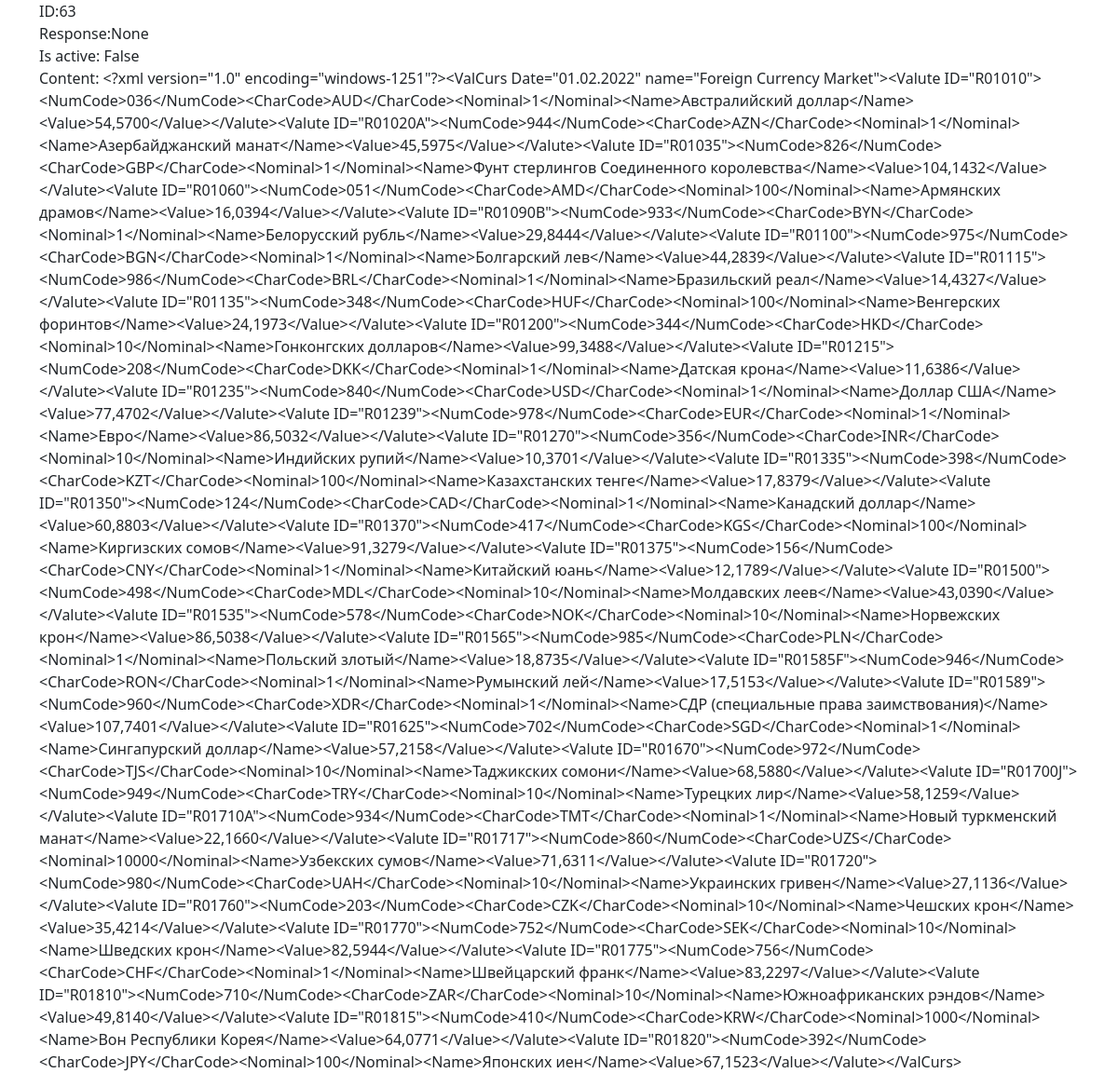
Screenshot of /api/v1/list/63/ with the database file from the repository.
### task/models.py (models this page shows, shortened)
class Task(models.Model):
    CHOICES = (
        (1, 'Действие 1'),
        (2, 'Действие 2'),
        (3, 'Действие 3'),
        (4, 'Действие 4'),
        (5, 'Действие 5'),
    )
    url = models.CharField('url', max_length=150)
    content = models.TextField(blank=True)
    response = models.TextField(default=None, null=True)
    status = models.BooleanField('Выполнено', default=False)
    is_active = models.BooleanField(default=True)
    category = models.PositiveSmallIntegerField('Тип задачи', choices=CHOICES, null=True)
    started_at = models.DateTimeField(auto_now_add=True)
    finished_at = models.DateTimeField(default=None, null=True, blank=True)
    created_at = models.DateTimeField(editable=False)
    updated_at = models.DateTimeField(editable=False)
    deleted_at = models.DateTimeField(default=None, null=True, blank=True)
    user = models.ForeignKey(User, on_delete=models.SET_NULL, null=True)

### task/views.py (the view)
# urls.py: path('list/<int:pk>/', TaskDetailView.as_view(), name='task_id'),
class TaskDetailView(DetailView):
    model = Task
    template_name = 'tasks/task_detail.html'

### templates/tasks/task_detail.html
{% extends 'base.html' %}
{% block content %}
<div>ID:{{task.id}}</div>
<div>Response:{{task.response}}</div>
<div>Is active: {{task.is_active}}</div>
<div>Content: {{task.content}}</div>
{% endblock content%}

### rows the page displays
Task: id "63", response "None", is_active "False", content "<?xml version=\"1.0\" encoding=\"windows-1251\"?><ValCurs Date=\"01.02.2022\" name=\"Foreign Currency Market\"><Valute ID=\"R01010\"><NumCode>036</NumCode><CharCode>AUD</CharCode><Nominal>1</Nominal><Name>Австралийский доллар</Name><Value>54,5700</Value></Valute><Valute ID=\"R01020A\"><NumCode>944</NumCode><CharCode>AZN</CharCode><Nominal>1</Nominal><Name>Азербайджанский манат</Name><Value>45,5975</Value></Valute><Valute ID=\"R01035\"><NumCode>826</NumCode><CharCode>GBP</CharCode><Nominal>1</Nominal><Name>Фунт стерлингов Соединенного королевства</Name><Value>104,1432</Value></Valute><Valute ID=\"R01060\"><NumCode>051</NumCode><CharCode>AMD</CharCode><Nominal>100</Nominal><Name>Армянских…"
